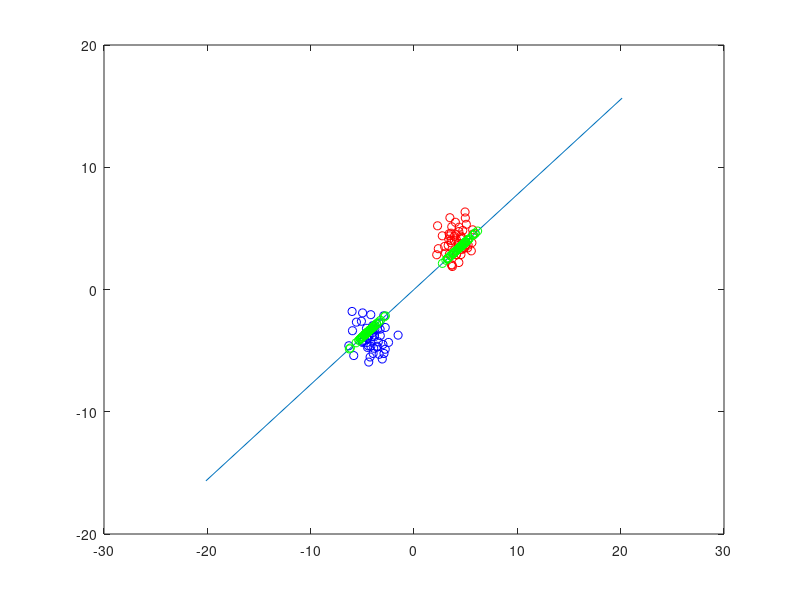

Write the MATLAB code that produced this figure.
#!/usr/bin/octave

x = -4:4;


n0 = 50;
n1 = 50;

%	Generate data
set_0 = [randn(n0,2)];
set_1 = [randn(n1,2) + 8];
total_data = [set_0; set_1];
center_bias = mean(total_data);
set_0 = set_0 - center_bias;
set_1 = set_1 - center_bias; 

%	Calculate mean of each cluster and scatter
m0 = mean(set_0);
m1 = mean(set_1);

M0 = (set_0 - repmat(m0, n0, 1))
S0 = (M0'*M0)/n0

M1 = (set_1 - repmat(m1, n1, 1));
S1 = (M1'*M1)/n1;

S = S1 + S0;
S_inv = inv(S);

%	Calculate the weights
w = S_inv*(m0' - m1')




w_direction = w/norm(w);

%project_0 = (set_0.*repmat(w',n0,1))'
%project_1 = (set_1.*repmat(w',n1,1))'

project_0 = kron((set_0*w_direction)',w_direction);
project_1 = kron((set_1*w_direction)',w_direction);

%y = (0.5-w(1)*x)/w(2);
y1 = w(1)*x; 
y2 = w(2)*x; 
%y = w(2)*x/w(1);

plot(set_0(:,1), set_0(:,2), 'bo')
hold on;
plot(set_1(:,1), set_1(:,2), 'ro')
plot(y1,y2)

plot(project_0(1,:), project_0(2,:),'go')
plot(project_1(1,:), project_1(2,:),'go')

input('press any key')
